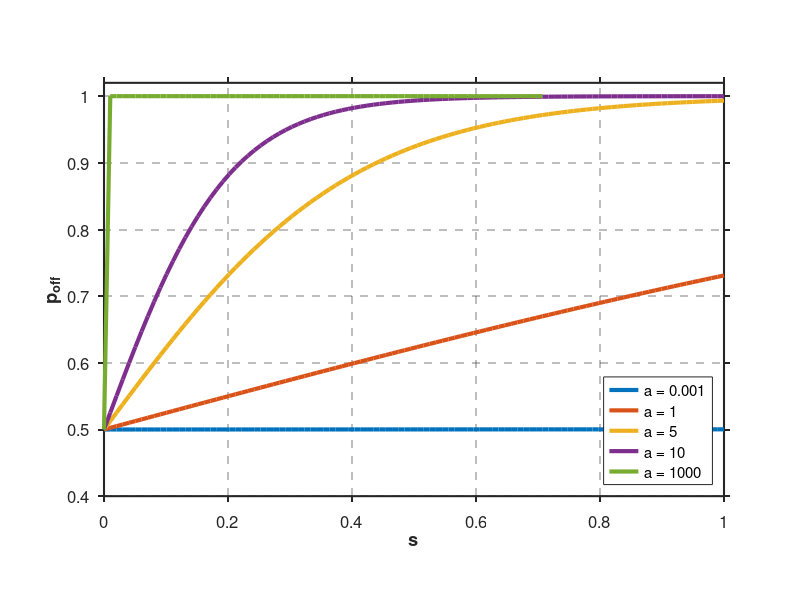

The MATLAB source for this figure:
clear all; clc;
s = linspace(0, 1, 100);
a = [0.001, 1, 5, 10, 1000];

% Create figure with proper settings for publication
figure('Position', [100, 100, 800, 600], 'Color', 'white');

% Professional color palette (RGB triplets)
colors = [0, 0.4470, 0.7410;    % Blue
          0.8500, 0.3250, 0.0980; % Orange-red
          0.9290, 0.6940, 0.1250; % Yellow
          0.4940, 0.1840, 0.5560; % Purple
          0.4660, 0.6740, 0.1880]; % Green

% Alternative: MATLAB's parula colormap for better distinction
% colors = parula(length(a));

hold on;

% Plot each curve
for i = 1:length(a)
    p_off = exp(a(i) .* s) ./ (1 + exp(a(i) .* s));
    plot(s, p_off, 'Color', colors(i,:), 'LineWidth', 3, ...
         'DisplayName', sprintf('a = %g', a(i)));
end

% Enhanced formatting for publication
xlabel('s', 'FontSize', 14, 'FontWeight', 'bold');
ylabel('p_{off}', 'FontSize', 14, 'FontWeight', 'bold');

% Mathematical expression in title using LaTeX interpreter
% title('p_{off} = e^{as}/(1 + e^{as}) for Different a Values', ...
%       'FontSize', 16, 'FontWeight', 'bold');

% Enhanced legend
legend('Location', 'southeast', 'FontSize', 12, 'Box', 'on');

% Grid with subtle appearance
grid on;
set(gca, 'GridAlpha', 0.3, 'GridLineStyle', '--');

% Axis limits and ticks
xlim([0, 1]);
ylim([0.4, 1.02]); % Adjusted to avoid cutting off data

% Enhanced axis properties
set(gca, 'FontSize', 12, 'LineWidth', 1.5, ...
         'TickDir', 'out', 'Box', 'on');

% Set aspect ratio for better visualization
pbaspect([1.5 1 1]);

hold off;

% Optional: Save as high-quality PNG/EPS for publication
% print('sigmoid_plot', '-dpng', '-r300');
% print('sigmoid_plot', '-depsc', '-r300');
